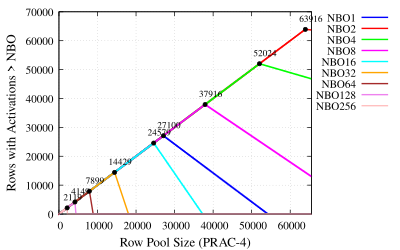

The script that saved this image:
# Set terminal to PDF with enhanced font, size, and format
set terminal pdfcairo enhanced font 'Times,12' size 4in, 2.5in
set output 'plot-max-rows-nbo-prac4.pdf'

# Set labels for axes
set xlabel 'Row Pool Size (PRAC-4)' font 'Times,14'
set ylabel 'Rows with Activations > NBO' font 'Times,14'

# Set x-axis limit
set xrange [0:65536]

# Enable grid lines
set grid

# Set key outside the plot
set key outside top

# Define custom labels for each file
labels = "NBO1 NBO2 NBO4 NBO8 NBO16 NBO32 NBO64 NBO128 NBO256"

# Function to find the highest point in a data file
highest_point(file) = sprintf('< awk ''{if ($1 != "GroupSize" && ($6 > max || ($6 == max && $1 > x))) {max=$6; x=$1}} END {print x, max}'' %s', file)

# List of files to plot
files = "~/PRAC/NBO1/NBO1-prac4.txt ~/PRAC/NBO2/NBO2-prac4.txt ~/PRAC/NBO4/NBO4-prac4.txt ~/PRAC/NBO8/NBO8-prac4.txt ~/PRAC/NBO16/NBO16-prac4.txt ~/PRAC/NBO32/NBO32-prac4.txt ~/PRAC/NBO64/NBO64-prac4.txt ~/PRAC/NBO128/NBO128-prac4.txt ~/PRAC/NBO256/NBO256-prac4.txt"

# Colors for the plots
colors = "blue red green magenta cyan orange brown violet pink yellow"

# Plot commands with custom labels, colors, line styles, and markers
plot for [i=1:words(files)] word(files, i) using 1:6 with lines lw 2 lc rgb word(colors, i) title word(labels, i), \
     for [i=1:words(files)] highest_point(word(files, i)) using 1:2 with points pointtype 7 pointsize 0.5 lc rgb "black" notitle, \
     for [i=1:words(files)] highest_point(word(files, i)) using 1:2:(sprintf("%.0f", $2)) with labels offset char 1, char 1 font 'Times,10' notitle
